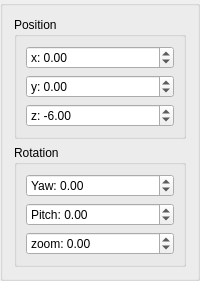
          <widget class="QGroupBox" name="groupBoxCameraTransform">
           <property name="title">
            <string/>
           </property>
           <layout class="QVBoxLayout" name="verticalLayout_10">
            <item>
             <widget class="QGroupBox" name="groupBoxCameraPosition">
              <property name="title">
               <string>Position</string>
              </property>
              <layout class="QVBoxLayout" name="verticalLayout_12">
               <item>
                <widget class="QDoubleSpinBox" name="dsb_CameraTransX">
                 <property name="focusPolicy">
                  <enum>Qt::ClickFocus</enum>
                 </property>
                 <property name="prefix">
                  <string>x: </string>
                 </property>
                 <property name="minimum">
                  <double>-1000.000000000000000</double>
                 </property>
                 <property name="maximum">
                  <double>1000.000000000000000</double>
                 </property>
                </widget>
               </item>
               <item>
                <widget class="QDoubleSpinBox" name="dsb_CameraTransY">
                 <property name="keyboardTracking">
                  <bool>true</bool>
                 </property>
                 <property name="prefix">
                  <string>y: </string>
                 </property>
                 <property name="minimum">
                  <double>-1000.000000000000000</double>
                 </property>
                 <property name="maximum">
                  <double>1000.000000000000000</double>
                 </property>
                </widget>
               </item>
               <item>
                <widget class="QDoubleSpinBox" name="dsb_CameraTransZ">
                 <property name="prefix">
                  <string>z: </string>
                 </property>
                 <property name="minimum">
                  <double>-1000.000000000000000</double>
                 </property>
                 <property name="maximum">
                  <double>1000.000000000000000</double>
                 </property>
                 <property name="value">
                  <double>-6.000000000000000</double>
                 </property>
                </widget>
               </item>
              </layout>
             </widget>
            </item>
            <item>
             <widget class="QGroupBox" name="groupBoxCameraRotation">
              <property name="title">
               <string>Rotation</string>
              </property>
              <layout class="QVBoxLayout" name="verticalLayout_15">
               <item>
                <widget class="QDoubleSpinBox" name="dsb_CameraYaw">
                 <property name="prefix">
                  <string>Yaw: </string>
                 </property>
                 <property name="minimum">
                  <double>-1000.000000000000000</double>
                 </property>
                 <property name="maximum">
                  <double>1000.000000000000000</double>
                 </property>
                </widget>
               </item>
               <item>
                <widget class="QDoubleSpinBox" name="dsb_CameraPitch">
                 <property name="prefix">
                  <string>Pitch: </string>
                 </property>
                 <property name="minimum">
                  <double>-1000.000000000000000</double>
                 </property>
                 <property name="maximum">
                  <double>1000.000000000000000</double>
                 </property>
                </widget>
               </item>
               <item>
                <widget class="QDoubleSpinBox" name="dsb_CameraZoom">
                 <property name="prefix">
                  <string>zoom: </string>
                 </property>
                 <property name="minimum">
                  <double>-1000.000000000000000</double>
                 </property>
                 <property name="maximum">
                  <double>1000.000000000000000</double>
                 </property>
                </widget>
               </item>
              </layout>
             </widget>
            </item>
           </layout>
          </widget>
